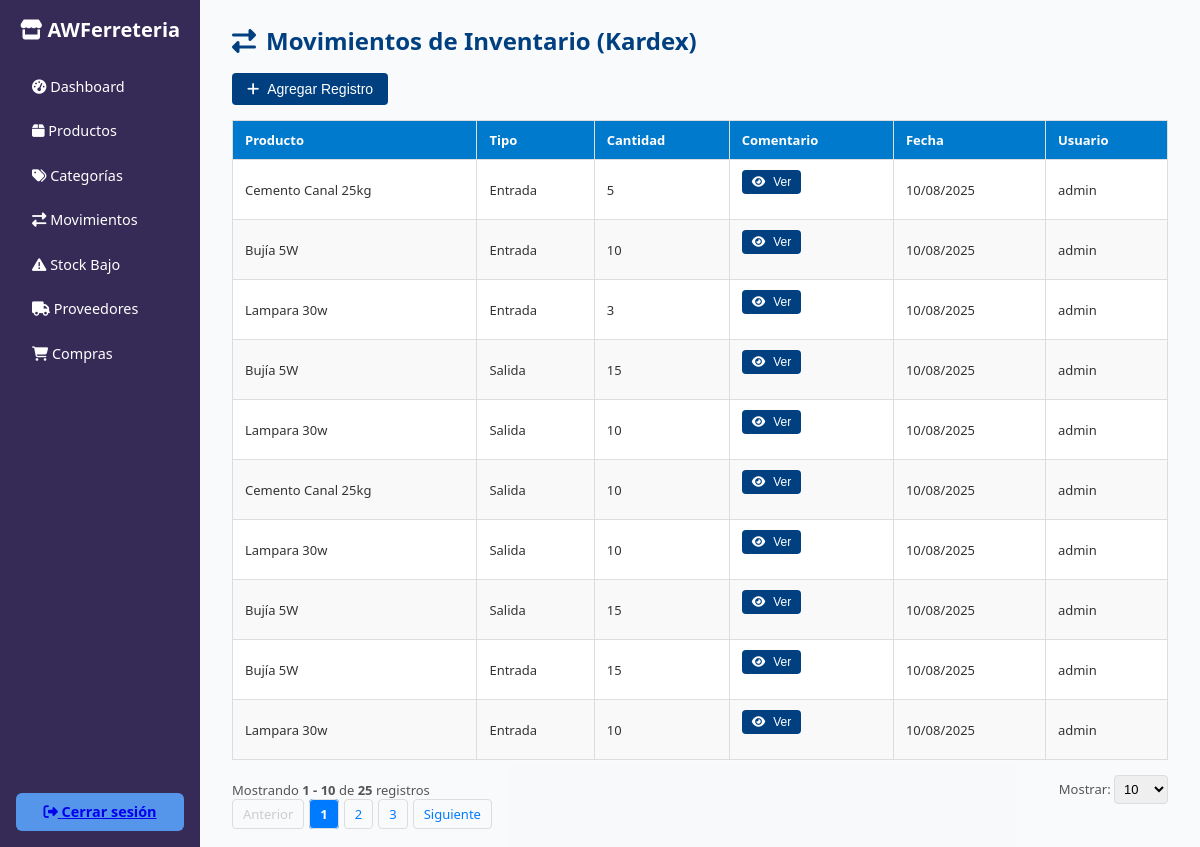
The app's page /inventario/movimientos.php (signed in) with its own data.
### tables this page shows
CREATE TABLE `movimientos` (
  `idmovimiento` int(11) NOT NULL,
  `idproducto` int(11) NOT NULL,
  `tipo` enum('entrada','salida') NOT NULL,
  `cantidad` int(11) NOT NULL,
  `comentario` varchar(255) DEFAULT NULL,
  `fecha` datetime DEFAULT current_timestamp(),
  `idusuario` int(11) DEFAULT NULL
);

CREATE TABLE `productos` (
  `idproducto` int(11) NOT NULL,
  `nombre` varchar(150) NOT NULL,
  `idcategoria` int(11) NOT NULL,
  `descripcion` text DEFAULT NULL,
  `stock` int(11) DEFAULT 0,
  `stock_minimo` int(11) DEFAULT 5,
  `precio` decimal(10,2) NOT NULL,
  `activo` bit(1) DEFAULT b'1',
  `usuarioregistra` int(11) DEFAULT NULL,
  `fecharegistro` datetime DEFAULT current_timestamp(),
  `usuarioactualiza` int(11) DEFAULT NULL,
  `fechaactualizacion` datetime DEFAULT NULL
);

CREATE TABLE `usuarios` (
  `idusuario` int(11) NOT NULL,
  `nombrecompleto` varchar(100) NOT NULL,
  `usuario` varchar(50) NOT NULL,
  `contrasena` varchar(255) NOT NULL,
  `correo` varchar(100) DEFAULT NULL,
  `telefono` varchar(20) DEFAULT NULL,
  `idrol` int(11) NOT NULL,
  `activo` bit(1) NOT NULL DEFAULT b'1',
  `usuarioregistra` int(11) NOT NULL,
  `fecharegistro` datetime NOT NULL DEFAULT current_timestamp(),
  `usuarioactualiza` int(11) DEFAULT NULL,
  `fechaactualizacion` datetime DEFAULT NULL ON UPDATE current_timestamp()
);

### config/seguridad.php (called while the page is built, shortened)
<?php
function obtenerMenusUsuario($idusuario) {
    $conn = getConnection();
    $menus = [];
    $sql = "SELECT usuario, clave FROM vista_permisos_menus WHERE idusuario = ? AND activo = b'1' ORDER BY usuario";
    $stmt = $conn->prepare($sql);
    $stmt->bind_param("i", $idusuario);
    $stmt->execute();
    $result = $stmt->get_result();
    while ($row = $result->fetch_assoc()) {
        $menus[] = $row;
    }
    return $menus;
}
?>

### inventario/movimientos.php (the view, shortened to what this page needs)
<?php
require_once('../config/seguridad.php');
$conn = getConnection();
$movimientos = [];
$totalRegistros = 0;
$pagina = isset($_GET['pagina']) ? (int)$_GET['pagina'] : 1;
$porPagina = isset($_GET['por_pagina']) ? (int)$_GET['por_pagina'] : 10;
$offset = ($pagina - 1) * $porPagina;
try {
    $sqlCount = "SELECT COUNT(*) as total FROM movimientos m
                 INNER JOIN productos p ON m.idproducto = p.idproducto
                 INNER JOIN usuarios u ON m.idusuario = u.idusuario";
    $stmtCount = $conn->query($sqlCount);
    $totalRegistros = $stmtCount->fetch_assoc()['total'];
    $totalPaginas = ceil($totalRegistros / $porPagina);
} catch (Exception $e) {
    $totalRegistros = 0;
    $totalPaginas = 1;
}
try {
    $sql = "SELECT m.idmovimiento, p.nombre AS producto, m.tipo, m.cantidad, m.comentario, m.fecha, u.usuario
            FROM movimientos m
            INNER JOIN productos p ON m.idproducto = p.idproducto
            INNER JOIN usuarios u ON m.idusuario = u.idusuario
            ORDER BY m.fecha DESC
            LIMIT ? OFFSET ?";
    $stmt = $conn->prepare($sql);
    $stmt->bind_param("ii", $porPagina, $offset);
    $stmt->execute();
    $result = $stmt->get_result();
    $movimientos = $result->fetch_all(MYSQLI_ASSOC);
} catch (Exception $e) {
    echo "Error al cargar movimientos: " . $e->getMessage();
}
?>
<!DOCTYPE html>
<html lang="es">
<head>
    <link rel="stylesheet" href="https://cdnjs.cloudflare.com/ajax/libs/font-awesome/6.4.0/css/all.min.css">
</head>
<body>
    <div class="container">
        <?php include('../includes/sidebar_inventario.php'); ?>
        <main class="main-content">
            <h3><i class="fas fa-exchange-alt"></i> Movimientos de Inventario (Kardex)</h3>
            <button class="btn" id="openModal"><i class="fas fa-plus"></i> Agregar Registro</button>
            <table>
                <thead>
                    <tr>
                        <th>Producto</th>
                        <th>Tipo</th>
                        <th>Cantidad</th>
                        <th>Comentario</th>
                        <th>Fecha</th>
                        <th>Usuario</th>
                    </tr>
                </thead>
                <tbody>
                <?php if (!empty($movimientos)) : ?>
                    <?php foreach ($movimientos as $mov) : ?>
                    <tr>
                        <td><?= htmlspecialchars($mov['producto']) ?></td>
                        <td><?= ucfirst($mov['tipo']) ?></td>
                        <td><?= $mov['cantidad'] ?></td>
                        <td>
                            <button type="button" class="btn" style="padding: 5px 10px; font-size: 12px;"
                                    onclick="verComentario('<?= addslashes(htmlspecialchars($mov['comentario'])) ?>')">
                                <i class="fas fa-eye"></i> Ver
                            </button>
                        </td>
                        <td><?= date('d/m/Y', strtotime($mov['fecha'])) ?></td>
                        <td><?= $mov['usuario'] ?></td>
                    </tr>
                    <?php endforeach; ?>
                <?php else : ?>
                    <tr><td colspan="7">No hay movimientos registrados.</td></tr>
                <?php endif; ?>
                </tbody>
            </table>
            <?php if ($totalRegistros > 0): ?>
            <div class="pagination-container">
                <div>
                    Mostrando <strong><?= min($offset + 1, $totalRegistros) ?> - <?= min($offset + $porPagina, $totalRegistros) ?></strong>
                    de <strong><?= $totalRegistros ?></strong> registros
                </div>
                <div>
                    <label for="por_pagina">Mostrar: </label>
                    <select id="por_pagina" class="per-page-select" onchange="cambiarPorPagina(this.value)">
                        <option value="10" <?= $porPagina == 10 ? 'selected' : '' ?>>10</option>
                    </select>
                </div>
            </div>
            <ul class="pagination">
                <li><a href="?pagina=<?= max(1, $pagina - 1) ?>&por_pagina=<?= $porPagina ?>" class="<?= $pagina <= 1 ? 'disabled' : '' ?>">Anterior</a></li>
                <?php for ($i = 1; $i <= $totalPaginas; $i++): ?>
                    <li><a href="?pagina=<?= $i ?>&por_pagina=<?= $porPagina ?>" class="<?= $i == $pagina ? 'current' : '' ?>"><?= $i ?></a></li>
                <?php endfor; ?>
                <li><a href="?pagina=<?= min($totalPaginas, $pagina + 1) ?>&por_pagina=<?= $porPagina ?>" class="<?= $pagina >= $totalPaginas ? 'disabled' : '' ?>">Siguiente</a></li>
            </ul>
            <?php endif; ?>
        </main>
    </div>
</body>
</html>

### includes/sidebar_inventario.php (shortened to what this page needs)
<?php
require_once('../config/seguridad.php');
$idusuario = $_SESSION['idusuario'];
$menus = obtenerMenusUsuario($idusuario);
$clavesMenus = array_column($menus, 'clave');
?>
<aside class="sidebar">
    <h2><i class="fas fa-store"></i> AWFerreteria</h2>
    <nav>
        <a href="../admin/dashboard_admin.php"><i class="fas fa-tachometer-alt"></i> Dashboard</a>
        <?php if (in_array('2.1.productos', $clavesMenus)): ?>
            <a href="../inventario/productos.php"><i class="fas fa-box"></i> Productos</a>
        <?php endif; ?>
        <?php if (in_array('2.2.categorias', $clavesMenus)): ?>
            <a href="../inventario/categorias.php"><i class="fas fa-tags"></i> Categorías</a>
        <?php endif; ?>
        <?php if (in_array('2.3.movimientos', $clavesMenus)): ?>
            <a href="../inventario/movimientos.php"><i class="fas fa-exchange-alt"></i> Movimientos</a>
        <?php endif; ?>
        <?php if (in_array('2.4.stock_bajo', $clavesMenus)): ?>
            <a href="../inventario/stock_bajo.php"><i class="fas fa-exclamation-triangle"></i> Stock Bajo</a>
        <?php endif; ?>
        <?php if (in_array('2.5.proveedores', $clavesMenus)): ?>
            <a href="../proveedores/proveedores.php"><i class="fas fa-truck"></i> Proveedores</a>
        <?php endif; ?>
        <?php if (in_array('2.6.compras', $clavesMenus)): ?>
            <a href="../proveedores/compras.php"><i class="fas fa-shopping-cart"></i> Compras</a>
        <?php endif; ?>
    </nav>
    <a href="../auth/logout.php" class="logout-btn"><i class="fas fa-sign-out-alt"></i> Cerrar sesión</a>
</aside>

### inventario/movimientos.php (style rules this page uses)
* { box-sizing: border-box; margin: 0; padding: 0; }
body, html { height: 100%; font-family: 'Segoe UI', Tahoma, Geneva, Verdana, sans-serif; background-color: #f4f6f85c; color: #333; }
.container { display: flex; height: 100vh; }
.main-content { flex: 1; padding: 1rem 1.5rem; margin: 0.5rem; overflow-y: auto; font-size: 14px; }
.main-content h3 { color: #004080; margin-bottom: 1rem; font-size: 1.5rem; display: flex; align-items: center; }
.main-content h3 i { margin-right: 10px; }
.btn { display: inline-flex; align-items: center; justify-content: center; background-color: #004080; color: white; padding: 8px 15px; text-decoration: none; border-radius: 4px; font-size: 14px; margin-bottom: 15px; border: none; cursor: pointer; transition: background-color 0.3s; }
.btn i { margin-right: 8px; }
table { width: 100%; border-collapse: collapse; background-color: #fff; font-size: 13px; }
th, td { padding: 10px 12px; border: 1px solid #ddd; text-align: left; }
th { background-color: #007acc; color: white; font-weight: 600; }
tr:nth-child(even) { background-color: #f9f9f9; }
.pagination-container { display: flex; justify-content: space-between; align-items: center; margin-top: 15px; font-size: 13px; color: #555; }
.pagination { display: flex; list-style: none; margin: 0; padding: 0; gap: 5px; }
.pagination a, .pagination span { padding: 5px 10px; border: 1px solid #ddd; border-radius: 4px; text-decoration: none; color: #007bff; font-size: 13px; }
.pagination .current { background-color: #007bff; color: white; font-weight: bold; }
.pagination .disabled { color: #ccc; cursor: not-allowed; }
.per-page-select { padding: 5px; border: 1px solid #ddd; border-radius: 4px; font-size: 13px; }

### includes/sidebar_inventario.php (style rules this page uses)
.sidebar { width: 200px; background-color: #352b56ff; color: white; display: flex; flex-direction: column; padding: 1rem 1rem; }
.sidebar h2 { font-size: 1.25rem; margin-bottom: 1.5rem; text-align: center; font-weight: bold; }
.sidebar nav a { color: white; text-decoration: none; padding: 0.6rem 1rem; border-radius: 6px; margin-bottom: 0.4rem; display: block; transition: background-color 0.3s ease; font-size: 0.9rem; }
.sidebar .logout-btn { margin-top: auto; background-color: #5596ebff; padding: 0.6rem 1rem; border-radius: 6px; text-align: center; font-weight: bold; cursor: pointer; transition: background-color 0.3s ease; font-size: 0.9rem; }

### records on screen
movimientos: idproducto.nombre "Cemento Canal 25kg", tipo "Entrada", cantidad "5", fecha "10/08/2025", idusuario.usuario "admin"
movimientos: idproducto.nombre "Bujía 5W", tipo "Entrada", cantidad "10", fecha "10/08/2025", idusuario.usuario "admin"
movimientos: idproducto.nombre "Lampara 30w", tipo "Entrada", cantidad "3", fecha "10/08/2025", idusuario.usuario "admin"
movimientos: idproducto.nombre "Bujía 5W", tipo "Salida", cantidad "15", fecha "10/08/2025", idusuario.usuario "admin"
movimientos: idproducto.nombre "Lampara 30w", tipo "Salida", cantidad "10", fecha "10/08/2025", idusuario.usuario "admin"
movimientos: idproducto.nombre "Cemento Canal 25kg", tipo "Salida", cantidad "10", fecha "10/08/2025", idusuario.usuario "admin"
movimientos: idproducto.nombre "Lampara 30w", tipo "Salida", cantidad "10", fecha "10/08/2025", idusuario.usuario "admin"
movimientos: idproducto.nombre "Bujía 5W", tipo "Salida", cantidad "15", fecha "10/08/2025", idusuario.usuario "admin"
movimientos: idproducto.nombre "Bujía 5W", tipo "Entrada", cantidad "15", fecha "10/08/2025", idusuario.usuario "admin"
movimientos: idproducto.nombre "Lampara 30w", tipo "Entrada", cantidad "10", fecha "10/08/2025", idusuario.usuario "admin"

### other values on screen
min($offset + 1, $totalRegistros) "1"
min($offset + $porPagina, $totalRegistros) "10"
$totalRegistros "25"
